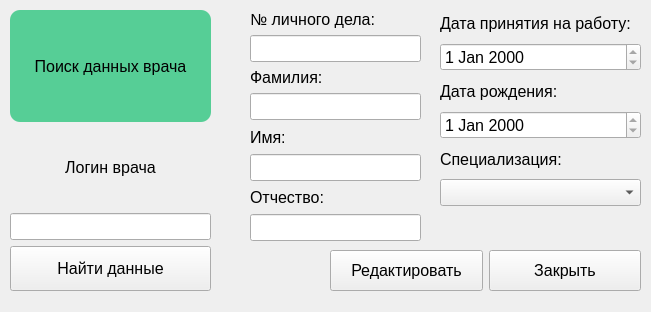
<?xml version="1.0" encoding="UTF-8"?>
<ui version="4.0">
 <class>Form_edit_doctor_data</class>
 <widget class="QWidget" name="Form_edit_doctor_data">
  <property name="geometry">
   <rect>
    <x>0</x>
    <y>0</y>
    <width>651</width>
    <height>312</height>
   </rect>
  </property>
  <property name="windowTitle">
   <string>Окно редактирования данных врача</string>
  </property>
  <widget class="QWidget" name="layoutWidget">
   <property name="geometry">
    <rect>
     <x>250</x>
     <y>10</y>
     <width>171</width>
     <height>231</height>
    </rect>
   </property>
   <layout class="QVBoxLayout" name="verticalLayout_11">
    <item>
     <layout class="QVBoxLayout" name="verticalLayout">
      <item>
       <layout class="QVBoxLayout" name="verticalLayout_4">
        <item>
         <widget class="QLabel" name="label_id_d">
          <property name="sizePolicy">
           <sizepolicy hsizetype="Expanding" vsizetype="Preferred">
            <horstretch>0</horstretch>
            <verstretch>0</verstretch>
           </sizepolicy>
          </property>
          <property name="font">
           <font>
            <pointsize>12</pointsize>
           </font>
          </property>
          <property name="text">
           <string>№ личного дела:</string>
          </property>
         </widget>
        </item>
        <item>
         <widget class="QLineEdit" name="lineEdit_id_d">
          <property name="font">
           <font>
            <pointsize>12</pointsize>
           </font>
          </property>
          <property name="readOnly">
           <bool>true</bool>
          </property>
         </widget>
        </item>
       </layout>
      </item>
      <item>
       <widget class="QLabel" name="label_surname_d">
        <property name="sizePolicy">
         <sizepolicy hsizetype="Expanding" vsizetype="Preferred">
          <horstretch>0</horstretch>
          <verstretch>0</verstretch>
         </sizepolicy>
        </property>
        <property name="font">
         <font>
          <pointsize>12</pointsize>
         </font>
        </property>
        <property name="text">
         <string>Фамилия:</string>
        </property>
       </widget>
      </item>
      <item>
       <widget class="QLineEdit" name="lineEdit_surname_d">
        <property name="font">
         <font>
          <pointsize>12</pointsize>
         </font>
        </property>
       </widget>
      </item>
     </layout>
    </item>
    <item>
     <layout class="QVBoxLayout" name="verticalLayout_2">
      <item>
       <widget class="QLabel" name="label_name_d">
        <property name="sizePolicy">
         <sizepolicy hsizetype="Expanding" vsizetype="Preferred">
          <horstretch>0</horstretch>
          <verstretch>0</verstretch>
         </sizepolicy>
        </property>
        <property name="font">
         <font>
          <pointsize>12</pointsize>
         </font>
        </property>
        <property name="text">
         <string>Имя:</string>
        </property>
       </widget>
      </item>
      <item>
       <widget class="QLineEdit" name="lineEdit_name_d">
        <property name="font">
         <font>
          <pointsize>12</pointsize>
         </font>
        </property>
       </widget>
      </item>
     </layout>
    </item>
    <item>
     <layout class="QVBoxLayout" name="verticalLayout_3">
      <item>
       <widget class="QLabel" name="label_patronymic_d">
        <property name="sizePolicy">
         <sizepolicy hsizetype="Expanding" vsizetype="Preferred">
          <horstretch>0</horstretch>
          <verstretch>0</verstretch>
         </sizepolicy>
        </property>
        <property name="font">
         <font>
          <pointsize>12</pointsize>
         </font>
        </property>
        <property name="text">
         <string>Отчество:</string>
        </property>
       </widget>
      </item>
      <item>
       <widget class="QLineEdit" name="lineEdit_patronymic_d">
        <property name="font">
         <font>
          <pointsize>12</pointsize>
         </font>
        </property>
       </widget>
      </item>
     </layout>
    </item>
   </layout>
  </widget>
  <widget class="QWidget" name="layoutWidget">
   <property name="geometry">
    <rect>
     <x>440</x>
     <y>10</y>
     <width>201</width>
     <height>196</height>
    </rect>
   </property>
   <layout class="QVBoxLayout" name="verticalLayout_12">
    <item>
     <layout class="QVBoxLayout" name="verticalLayout_6">
      <item>
       <widget class="QLabel" name="label_date_s_w">
        <property name="sizePolicy">
         <sizepolicy hsizetype="Expanding" vsizetype="Preferred">
          <horstretch>0</horstretch>
          <verstretch>0</verstretch>
         </sizepolicy>
        </property>
        <property name="font">
         <font>
          <pointsize>12</pointsize>
         </font>
        </property>
        <property name="text">
         <string>Дата принятия на работу:</string>
        </property>
       </widget>
      </item>
      <item>
       <widget class="QDateEdit" name="dateEdit_date_s_w">
        <property name="font">
         <font>
          <pointsize>12</pointsize>
         </font>
        </property>
        <property name="readOnly">
         <bool>true</bool>
        </property>
       </widget>
      </item>
     </layout>
    </item>
    <item>
     <layout class="QVBoxLayout" name="verticalLayout_7">
      <item>
       <widget class="QLabel" name="label_date_b_d">
        <property name="sizePolicy">
         <sizepolicy hsizetype="Expanding" vsizetype="Preferred">
          <horstretch>0</horstretch>
          <verstretch>0</verstretch>
         </sizepolicy>
        </property>
        <property name="font">
         <font>
          <pointsize>12</pointsize>
         </font>
        </property>
        <property name="text">
         <string>Дата рождения:</string>
        </property>
       </widget>
      </item>
      <item>
       <widget class="QDateEdit" name="dateEdit_date_b_d">
        <property name="font">
         <font>
          <pointsize>12</pointsize>
         </font>
        </property>
        <property name="readOnly">
         <bool>true</bool>
        </property>
       </widget>
      </item>
     </layout>
    </item>
    <item>
     <layout class="QVBoxLayout" name="verticalLayout_8">
      <item>
       <widget class="QLabel" name="label_spec_d">
        <property name="sizePolicy">
         <sizepolicy hsizetype="Expanding" vsizetype="Preferred">
          <horstretch>0</horstretch>
          <verstretch>0</verstretch>
         </sizepolicy>
        </property>
        <property name="font">
         <font>
          <pointsize>12</pointsize>
         </font>
        </property>
        <property name="text">
         <string>Специализация:</string>
        </property>
       </widget>
      </item>
      <item>
       <widget class="QComboBox" name="comboBox_spec_d">
        <property name="font">
         <font>
          <pointsize>12</pointsize>
         </font>
        </property>
       </widget>
      </item>
     </layout>
    </item>
   </layout>
  </widget>
  <widget class="QWidget" name="layoutWidget">
   <property name="geometry">
    <rect>
     <x>330</x>
     <y>250</y>
     <width>311</width>
     <height>41</height>
    </rect>
   </property>
   <layout class="QHBoxLayout" name="horizontalLayout">
    <item>
     <widget class="QPushButton" name="pushButton_edit_doctor">
      <property name="sizePolicy">
       <sizepolicy hsizetype="Expanding" vsizetype="Expanding">
        <horstretch>0</horstretch>
        <verstretch>0</verstretch>
       </sizepolicy>
      </property>
      <property name="font">
       <font>
        <pointsize>12</pointsize>
       </font>
      </property>
      <property name="text">
       <string>Редактировать</string>
      </property>
     </widget>
    </item>
    <item>
     <widget class="QPushButton" name="pushButton_close_widget">
      <property name="sizePolicy">
       <sizepolicy hsizetype="Expanding" vsizetype="Expanding">
        <horstretch>0</horstretch>
        <verstretch>0</verstretch>
       </sizepolicy>
      </property>
      <property name="font">
       <font>
        <pointsize>12</pointsize>
       </font>
      </property>
      <property name="text">
       <string>Закрыть</string>
      </property>
     </widget>
    </item>
   </layout>
  </widget>
  <widget class="QWidget" name="layoutWidget">
   <property name="geometry">
    <rect>
     <x>10</x>
     <y>10</y>
     <width>201</width>
     <height>281</height>
    </rect>
   </property>
   <layout class="QVBoxLayout" name="verticalLayout_16">
    <item>
     <widget class="QLabel" name="label_find_data">
      <property name="font">
       <font>
        <pointsize>12</pointsize>
       </font>
      </property>
      <property name="styleSheet">
       <string notr="true">background-color: rgb(86, 206, 150);
border-radius: 10px;</string>
      </property>
      <property name="text">
       <string>Поиск данных врача</string>
      </property>
      <property name="alignment">
       <set>Qt::AlignCenter</set>
      </property>
     </widget>
    </item>
    <item>
     <layout class="QVBoxLayout" name="verticalLayout_14">
      <item>
       <widget class="QLabel" name="label_input_log_doctor">
        <property name="font">
         <font>
          <pointsize>12</pointsize>
         </font>
        </property>
        <property name="text">
         <string>Логин врача</string>
        </property>
        <property name="alignment">
         <set>Qt::AlignCenter</set>
        </property>
       </widget>
      </item>
      <item>
       <widget class="QLineEdit" name="lineEdit_input_log_doctor">
        <property name="font">
         <font>
          <pointsize>12</pointsize>
         </font>
        </property>
        <property name="inputMask">
         <string/>
        </property>
       </widget>
      </item>
     </layout>
    </item>
    <item>
     <widget class="QPushButton" name="pushButton_find_data">
      <property name="minimumSize">
       <size>
        <width>0</width>
        <height>45</height>
       </size>
      </property>
      <property name="font">
       <font>
        <pointsize>12</pointsize>
       </font>
      </property>
      <property name="text">
       <string>Найти данные</string>
      </property>
     </widget>
    </item>
   </layout>
  </widget>
 </widget>
 <resources/>
 <connections/>
</ui>
